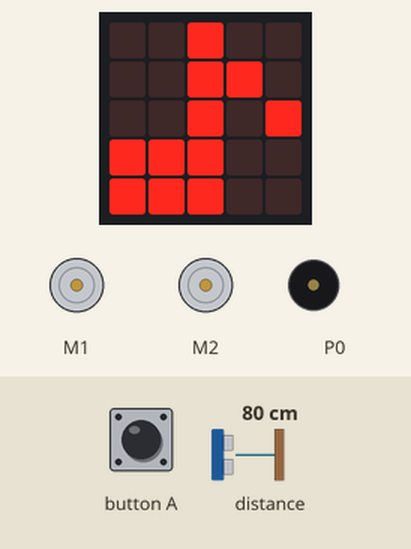
Recording of a program running on a simulated BBC micro:bit (MakeCode). Parts: 2 × DC motor (green arrow = forward, orange = backward, longer = faster), the board's 5×5 LED display, buzzer (waves = sounding). The test bench sets the inputs (shaded band); at power-on: distance to the obstacle 80 cm.

Above: at 1.7 s.
1.8 s: button A pressed for 0.15 s
At 3.2 s:
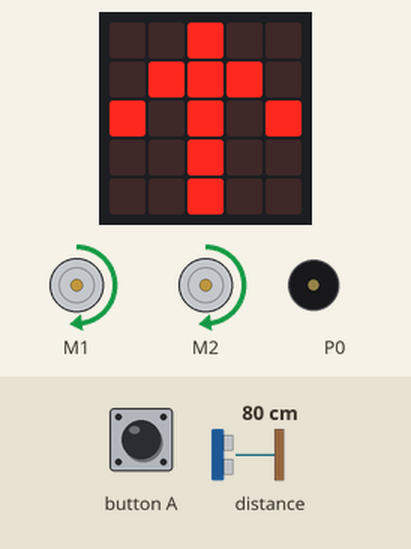
3.8 s: distance to the obstacle set to 23 cm
5.4 s: distance to the obstacle set to 18 cm
At 6.2 s:
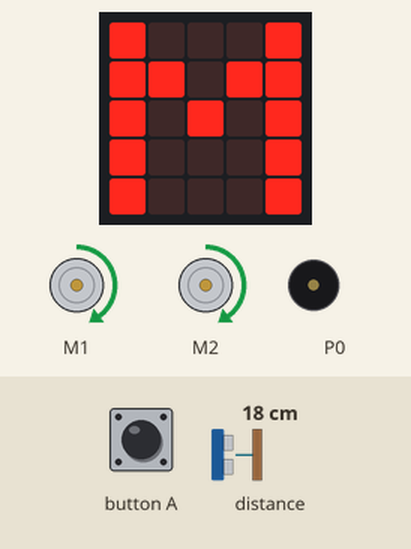
7.0 s: distance to the obstacle set to 12 cm
8.5 s: distance to the obstacle set to 9 cm
At 10.0 s:
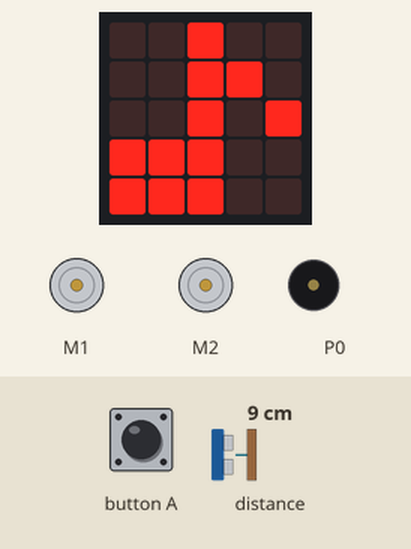
10.3 s: distance to the obstacle set to 35 cm
At 11.6 s:
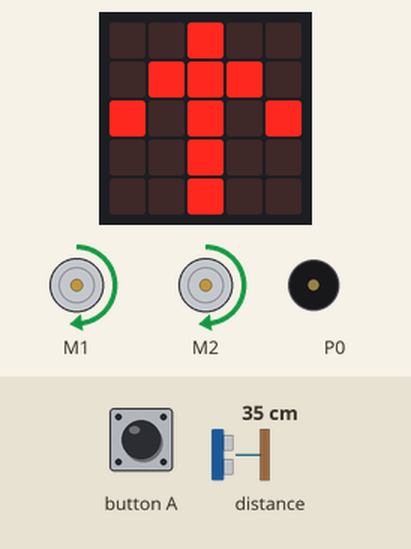
Timing chart, 0 to 13.2 s (numbered marks = the images above; inputs shaded):
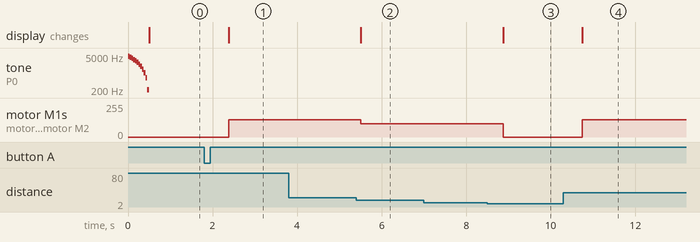

The program:

main.ts
```typescript
input.onButtonPressed(Button.A, function () {
    if (isRunning) {
        isRunning = 0
    } else {
        isRunning = 1
    }
})
// driveMode
// 0: 停止
// 1: 前進
// 2: 後進
// 11: 左前進
// 12: 右前進
// 13: 前進中速
// 21: 左後進
// 22: 右後進
// 23: 中速後進
function motorDrive (driveMode: number) {
    MaxSpeed = 130
    MiddleSpeed = 100
    CurveSpeed = MiddleSpeed - 20
    if (driveMode == 1) {
        maqueen.motorRun(maqueen.Motors.M1, maqueen.Dir.CW, MaxSpeed)
        maqueen.motorRun(maqueen.Motors.M2, maqueen.Dir.CW, MaxSpeed)
        basic.showArrow(ArrowNames.North)
    } else if (driveMode == 2) {
        maqueen.motorRun(maqueen.Motors.M1, maqueen.Dir.CCW, MaxSpeed)
        maqueen.motorRun(maqueen.Motors.M2, maqueen.Dir.CCW, MaxSpeed)
        basic.showArrow(ArrowNames.South)
    } else if (driveMode == 11) {
        maqueen.motorRun(maqueen.Motors.M1, maqueen.Dir.CW, CurveSpeed)
        maqueen.motorRun(maqueen.Motors.M2, maqueen.Dir.CW, MaxSpeed)
        basic.showArrow(ArrowNames.NorthEast)
    } else if (driveMode == 12) {
        maqueen.motorRun(maqueen.Motors.M1, maqueen.Dir.CW, MaxSpeed)
        maqueen.motorRun(maqueen.Motors.M2, maqueen.Dir.CW, CurveSpeed)
        basic.showArrow(ArrowNames.NorthWest)
    } else if (driveMode == 21) {
        maqueen.motorRun(maqueen.Motors.M1, maqueen.Dir.CCW, MiddleSpeed)
        maqueen.motorRun(maqueen.Motors.M2, maqueen.Dir.CCW, MaxSpeed)
        basic.showArrow(ArrowNames.SouthEast)
    } else if (driveMode == 22) {
        maqueen.motorRun(maqueen.Motors.M1, maqueen.Dir.CCW, MaxSpeed)
        maqueen.motorRun(maqueen.Motors.M2, maqueen.Dir.CCW, CurveSpeed)
        basic.showArrow(ArrowNames.SouthWest)
    } else if (driveMode == 13) {
        maqueen.motorRun(maqueen.Motors.M1, maqueen.Dir.CW, MiddleSpeed)
        maqueen.motorRun(maqueen.Motors.M2, maqueen.Dir.CW, MiddleSpeed)
        basic.showLeds(`
            # . . . #
            # # . # #
            # . # . #
            # . . . #
            # . . . #
            `)
    } else if (driveMode == 23) {
        maqueen.motorRun(maqueen.Motors.M1, maqueen.Dir.CCW, MiddleSpeed)
        maqueen.motorRun(maqueen.Motors.M2, maqueen.Dir.CCW, MiddleSpeed)
        basic.showLeds(`
            # . . . #
            # # . # #
            # . # . #
            # . . . #
            # . . . #
            `)
    } else {
        maqueen.motorRun(maqueen.Motors.M1, maqueen.Dir.CW, 0)
        maqueen.motorRun(maqueen.Motors.M2, maqueen.Dir.CW, 0)
        basic.showIcon(IconNames.EigthNote)
    }
}
let length_cm = 0
let CurveSpeed = 0
let MiddleSpeed = 0
let MaxSpeed = 0
let isRunning = 0
music.playSoundEffect(music.createSoundEffect(WaveShape.Sawtooth, 5000, 0, 255, 0, 500, SoundExpressionEffect.None, InterpolationCurve.Linear), SoundExpressionPlayMode.UntilDone)
isRunning = 0
basic.forever(function () {
    length_cm = maqueen.Ultrasonic(PingUnit.Centimeters)
    if (isRunning) {
        if (length_cm <= 10) {
            motorDrive(0)
        } else if (length_cm <= 20) {
            motorDrive(13)
        } else {
            motorDrive(1)
        }
    } else {
        motorDrive(0)
    }
})
```

test.ts
```typescript
// テストはここに来ます。このパッケージが拡張機能として使用されるときにはコンパイルされません。
```

Measured:
- the behaviour switches between 21 and 20 cm on distance to the obstacle (found by bisection; images 1 and 2)
- the behaviour switches between 11 and 10 cm on distance to the obstacle (found by bisection; images 2 and 3)
- after the input at 1.8 s, motor M1, motor M2: stopped → forward 130/255 after 0.58 s; the display: changes after 0.58 s (image 1)
- after the input at 3.8 s, every drawn part: stays the same
- after the input at 5.4 s, motor M1, motor M2: forward 130/255 → forward 100/255 after 0.10 s; the display: changes after 0.10 s (image 2)
- after the input at 7.0 s, every drawn part: stays the same
- after the input at 8.5 s, motor M1, motor M2: forward 100/255 → stopped after 0.38 s; the display: changes after 0.38 s (image 3)
- after the input at 10.3 s, motor M1, motor M2: stopped → forward 130/255 after 0.44 s; the display: changes after 0.44 s (image 4)
- by itself, tone on P0: plays 4791 Hz for 0.04 s, 4375 Hz for 0.04 s, 3958 Hz for 0.04 s, 3541 Hz for 0.04 s, 3125 Hz for 0.04 s, 2708 Hz for 0.04 s … (12 notes in this stretch)
